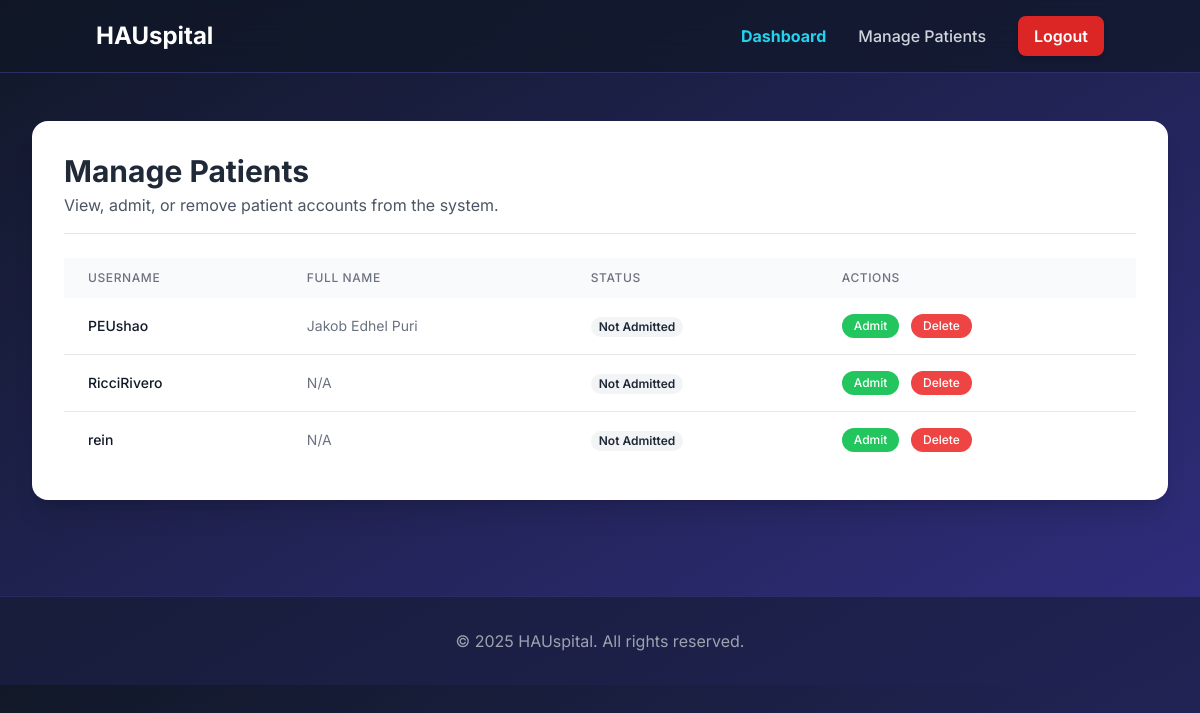
Screenshot of /accounts/manage-patients/ (signed in) with the database file from the repository.
### users/models.py (models this page shows, shortened)
class Profile(models.Model):
    ROLE_CHOICES = (
        ('patient', 'Patient'),
        ('doctor', 'Doctor'),
        ('admin', 'Admin'), # <-- ADDED THIS NEW ROLE
    )
    role = models.CharField(max_length=10, choices=ROLE_CHOICES, default='patient')
    user = models.OneToOneField(User, on_delete=models.CASCADE)
    full_name = models.CharField(max_length=100, blank=True, null=True)
    date_of_birth = models.DateField(blank=True, null=True)
    address = models.CharField(max_length=255, blank=True, null=True)
    phone_number = models.CharField(max_length=20, blank=True, null=True)
    bio = models.TextField(blank=True, null=True)

### users/views.py (the view)
# urls.py: path('manage-patients/', views.manage_patients_view, name='manage_patients'),
@login_required
def manage_patients_view(request):
    if not (hasattr(request.user, 'profile') and request.user.profile.role == 'admin'):
        messages.error(request, 'You do not have permission to view this page.')
        return redirect('home')
    patient_profiles = Profile.objects.filter(role='patient').order_by('user__username')
    context = {
        'patients': patient_profiles
    }
    return render(request, 'users/manage_patients.html', context)

### main/templates/users/manage_patients.html (shortened to what this page needs)
{% extends 'main/base.html' %}
{% load static %}
{% block content %}
<div class="w-full max-w-7xl mx-auto py-12 px-4 sm:px-6 lg:px-8">
    <div class="bg-white p-8 rounded-2xl shadow-xl">
        <div class="border-b pb-4 mb-6">
            <h1 class="text-3xl font-bold text-gray-800">Manage Patients</h1>
            <p class="text-gray-600 mt-1">View, admit, or remove patient accounts from the system.</p>
        </div>
        <div class="overflow-x-auto">
            <table class="min-w-full bg-white">
                <thead class="bg-gray-50">
                    <tr>
                        <th scope="col" class="px-6 py-3 text-left text-xs font-medium text-gray-500 uppercase tracking-wider">Username</th>
                        <th scope="col" class="px-6 py-3 text-left text-xs font-medium text-gray-500 uppercase tracking-wider">Full Name</th>
                        <th scope="col" class="px-6 py-3 text-left text-xs font-medium text-gray-500 uppercase tracking-wider">Status</th>
                        <th scope="col" class="px-6 py-3 text-left text-xs font-medium text-gray-500 uppercase tracking-wider">Actions</th>
                    </tr>
                </thead>
                <tbody class="divide-y divide-gray-200">
                    {% for patient_profile in patients %}
                        <tr>
                            <td class="px-6 py-4 whitespace-nowrap text-sm font-medium text-gray-900">{{ patient_profile.user.username }}</td>
                            <td class="px-6 py-4 whitespace-nowrap text-sm text-gray-500">{{ patient_profile.full_name|default:"N/A" }}</td>
                            <td class="px-6 py-4 whitespace-nowrap text-sm">
                                {% if patient_profile.is_admitted %}
                                    <span class="px-2 inline-flex text-xs leading-5 font-semibold rounded-full bg-green-100 text-green-800">
                                        Admitted
                                    </span>
                                {% else %}
                                    <span class="px-2 inline-flex text-xs leading-5 font-semibold rounded-full bg-gray-100 text-gray-800">
                                        Not Admitted
                                    </span>
                                {% endif %}
                            </td>
                            <td class="px-6 py-4 whitespace-nowrap text-sm font-medium space-x-2">
                                {% if not patient_profile.is_admitted %}
                                    <a href="{% url 'admit_patient' patient_profile.user.id %}" class="bg-green-500 text-white py-1 px-3 rounded-full hover:bg-green-600 text-xs inline-block">Admit</a>
                                {% endif %}
                                <form action="{% url 'delete_patient' patient_profile.user.id %}" method="POST" class="inline-block" onsubmit="return confirm('Are you sure you want to permanently delete this patient? This action cannot be undone.');">
                                    <button type="submit" class="bg-red-500 text-white py-1 px-3 rounded-full hover:bg-red-600 text-xs cursor-pointer">Delete</button>
                                </form>
                            </td>
                        </tr>
                    {% empty %}
                        <tr>
                            <td colspan="4" class="px-6 py-4 text-center text-gray-500">No patients found.</td>
                        </tr>
                    {% endfor %}
                </tbody>
            </table>
        </div>
    </div>
</div>
{% endblock %}

### main/static/css/style.css (style rules this page uses)
body { font-family: 'Inter', sans-serif; background-color: #f8fafc; color: #334155; }

### rows the page displays
Profile: user.username "PEUshao", full_name "Jakob Edhel Puri"
Profile: user.username "RicciRivero", full_name "N/A"
Profile: user.username "rein", full_name "N/A"
